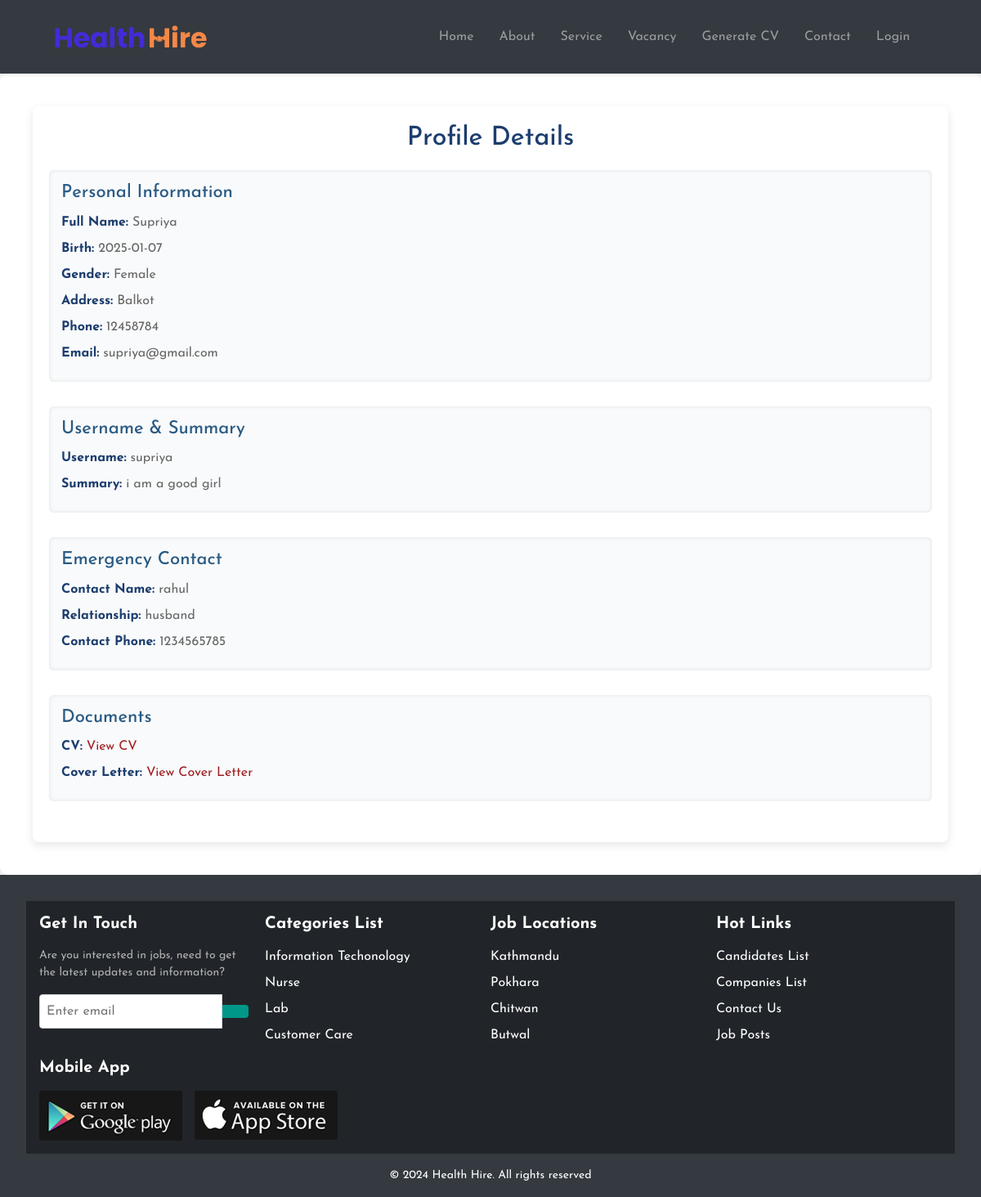
The page /profile.php?username=supriya on the database its author committed.
### tables this page shows
CREATE TABLE `personal_info` (
  `id` int(11) NOT NULL,
  `fullname` varchar(255) NOT NULL,
  `birth` date NOT NULL,
  `gender` varchar(50) NOT NULL,
  `address` text NOT NULL,
  `phone` varchar(50) NOT NULL,
  `email` varchar(255) NOT NULL,
  `username` varchar(255) NOT NULL,
  `summary` text DEFAULT NULL,
  `contact_name` varchar(255) NOT NULL,
  `relationship` varchar(255) NOT NULL,
  `contact_phone` varchar(50) NOT NULL,
  `cv` varchar(255) DEFAULT NULL,
  `cover_letter` varchar(255) DEFAULT NULL
);

### profile.php (the view, shortened to what this page needs)
<?php
include('db_connection.php');
if (isset($_GET['username'])) {
    $username = $_GET['username'];
    $query = "SELECT * FROM personal_info WHERE username = ?";
    $stmt = $conn->prepare($query);
    $stmt->bind_param("s", $username);
    $stmt->execute();
    $result = $stmt->get_result();
    if ($result->num_rows > 0) {
        $personal_info = $result->fetch_assoc();
    } else {
        echo "No record found for the given username.";
    }
} else {
    echo "No username provided in the URL.";
}
?>
<!DOCTYPE html>
<html>
<head>
  <link rel="stylesheet" type="text/css" href="css/style.css">
  <link rel="stylesheet" href="https://cdn.jsdelivr.net/npm/bootstrap@4.6.2/dist/css/bootstrap.min.css">
</head>
<body>
<?php include 'navbar.php';?>
    <div class="profile-container">
        <div class="profile-card">
            <h2 class="profile-title">Profile Details</h2>
            <?php if (isset($personal_info)): ?>
                <div class="profile-section">
                    <h3>Personal Information</h3>
                    <p><strong>Full Name:</strong> <?php echo htmlspecialchars($personal_info['fullname']); ?></p>
                    <p><strong>Birth:</strong> <?php echo htmlspecialchars($personal_info['birth']); ?></p>
                    <p><strong>Gender:</strong> <?php echo htmlspecialchars($personal_info['gender']); ?></p>
                    <p><strong>Address:</strong> <?php echo htmlspecialchars($personal_info['address']); ?></p>
                    <p><strong>Phone:</strong> <?php echo htmlspecialchars($personal_info['phone']); ?></p>
                    <p><strong>Email:</strong> <?php echo htmlspecialchars($personal_info['email']); ?></p>
                </div>
                <div class="profile-section">
                    <h3>Username & Summary</h3>
                    <p><strong>Username:</strong> <?php echo htmlspecialchars($personal_info['username']); ?></p>
                    <p><strong>Summary:</strong> <?php echo nl2br(htmlspecialchars($personal_info['summary'])); ?></p>
                </div>
                <div class="profile-section">
                    <h3>Emergency Contact</h3>
                    <p><strong>Contact Name:</strong> <?php echo htmlspecialchars($personal_info['contact_name']); ?></p>
                    <p><strong>Relationship:</strong> <?php echo htmlspecialchars($personal_info['relationship']); ?></p>
                    <p><strong>Contact Phone:</strong> <?php echo htmlspecialchars($personal_info['contact_phone']); ?></p>
                </div>
                <div class="profile-section">
                    <h3>Documents</h3>
                    <p><strong>CV:</strong> <a href="uploads/<?php echo htmlspecialchars($personal_info['cv']); ?>" target="_blank">View CV</a></p>
                    <p><strong>Cover Letter:</strong> <a href="uploads/<?php echo htmlspecialchars($personal_info['cover_letter']); ?>" target="_blank">View Cover Letter</a></p>
                </div>
            <?php endif; ?>
        </div>
    </div>
</body>
<?php include 'footer.php';?>
</html>

### css/style.css (style rules this page uses)
:root { --primary-color: #f58747; --secondary-color: #6c757d; --tertiary-color: white; }
body { background-color: rgba(248, 249, 250, 0.9)!important; ; font-family: 'Josefin Sans', sans-serif; margin: 0; padding: 0; }
h2 { text-align: center; font-size: 24px; color: #333; margin-bottom: 20px; }
.profile-container { max-width: 1200px; margin: 0 auto; padding: 40px; background-color: #fff; border-radius: 10px; box-shadow: 0 4px 12px rgba(0, 0, 0, 0.1); }
.profile-card { background-color: #fff; border-radius: 8px; padding: 20px; box-shadow: 0 4px 12px rgba(0, 0, 0, 0.1); }
.profile-title { font-size: 32px; margin-bottom: 20px; color: #1c3d6e; text-align: center; }
.profile-section { margin-bottom: 30px; padding: 15px; background-color: #f9fafb; border-radius: 6px; box-shadow: inset 0 0 5px rgba(0, 0, 0, 0.1); }
.profile-section h3 { font-size: 22px; margin-bottom: 10px; color: #2b5b84; }
.profile-section p { font-size: 16px; margin-bottom: 8px; color: #666; }
.profile-section p strong { color: #1c3d6e; }
a { color: #007bff; text-decoration: none; }
a { color: #9e1c1f; }

### rows shown on the page
personal_info: fullname "Supriya", birth "2025-01-07", gender "Female", address "Balkot", phone "12458784", email "supriya@gmail.com", username "supriya", summary "i am a good girl", contact_name "rahul", relationship "husband", contact_phone "1234565785"
